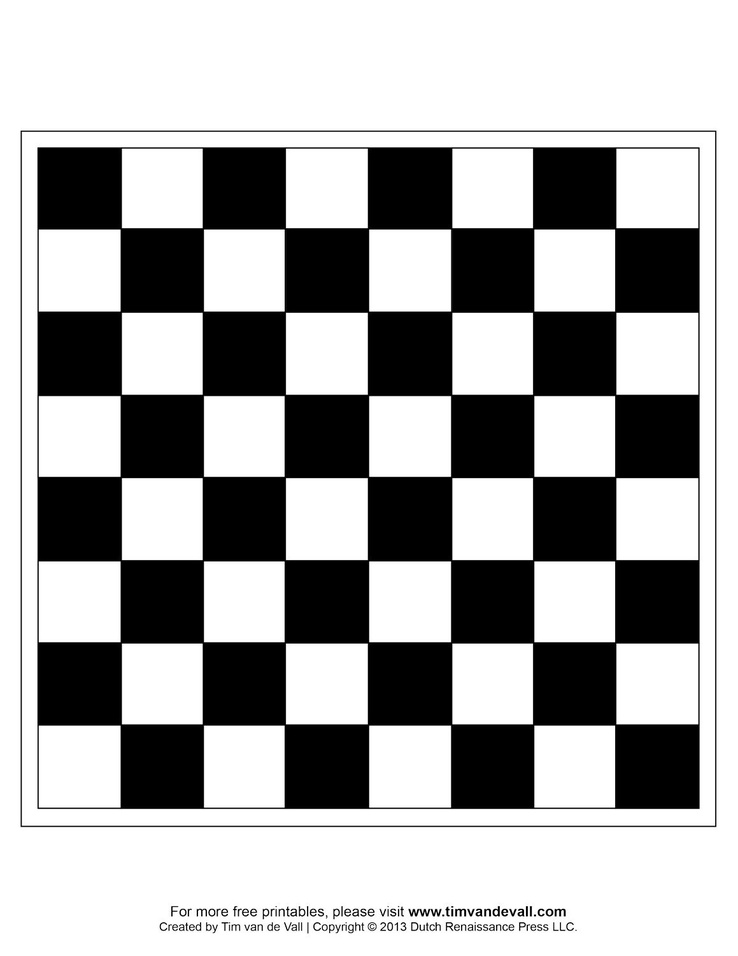
#> input picture chess.jpeg, 738 x 956 px, shrunk from 1159 x 1500 before the run, found by its file name
$ python 28_harris_corner_detection.py
#> lines starting #> are read from the running program, lines starting #| are printed output that depends on the picture; after the words box and inside, x2 and y2 are one past the last pixel; in counts of white or black regions, pixels touching at a corner belong together
# HARRIS CORNER DETECTION

import cv2 as cv
import numpy as np

src = cv.imread("/Users/krtdnc/Desktop/Miuul/OpenCV/chess.jpeg")
#> src is the input picture: shape (956, 738, 3); min 0, max 255, mean 171
cv.imshow("original", src)
cv.waitKey(1)

def harris(image):
    blockSize = 2
    apertureSize = 3
    k = 0.04

    gray = cv.cvtColor(image, cv.COLOR_BGR2GRAY)
    dst = cv.cornerHarris(gray, blockSize, apertureSize, k)
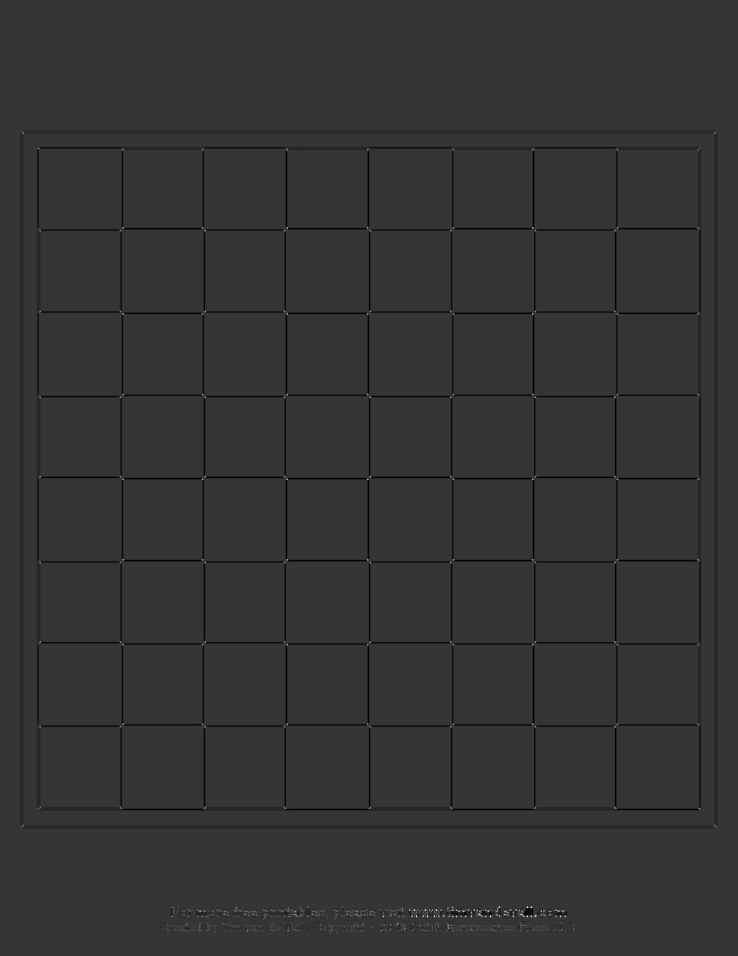
#> dst: shape (956, 738) float32; min -0.0282, max 0.107, mean -0.000608; drawn with min black and max white
    dst_norm = np.empty(dst.shape, dtype=np.float32)
    cv.normalize(dst, dst_norm, alpha=0, beta=255, norm_type=cv.NORM_MINMAX)

    for i in range(dst_norm.shape[0]):
        for j in range(dst_norm.shape[1]):
            if int(dst_norm[i, j]) > 120:
                cv.circle(image, (j, i), 2, (0, 255, 0), 2)
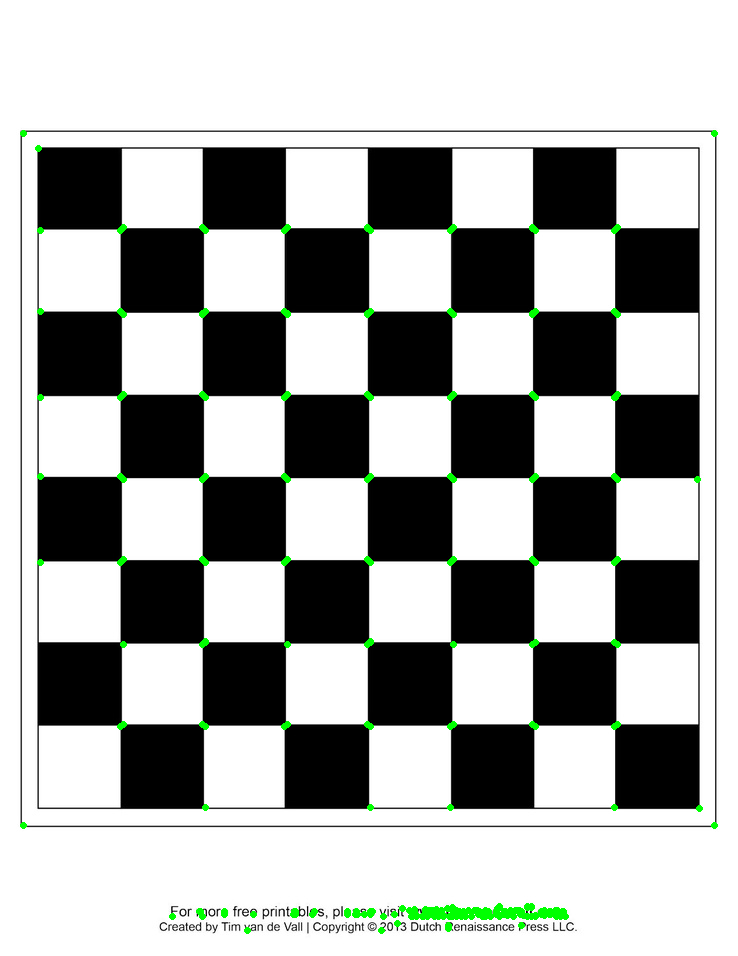
#> image: shape (956, 738, 3); 0.91% of pixels changed, all inside (x1, y1, x2, y2) = (20, 130, 718, 934)

    return image

result = harris(src)
cv.imshow("result", result)
cv.waitKey(1)
